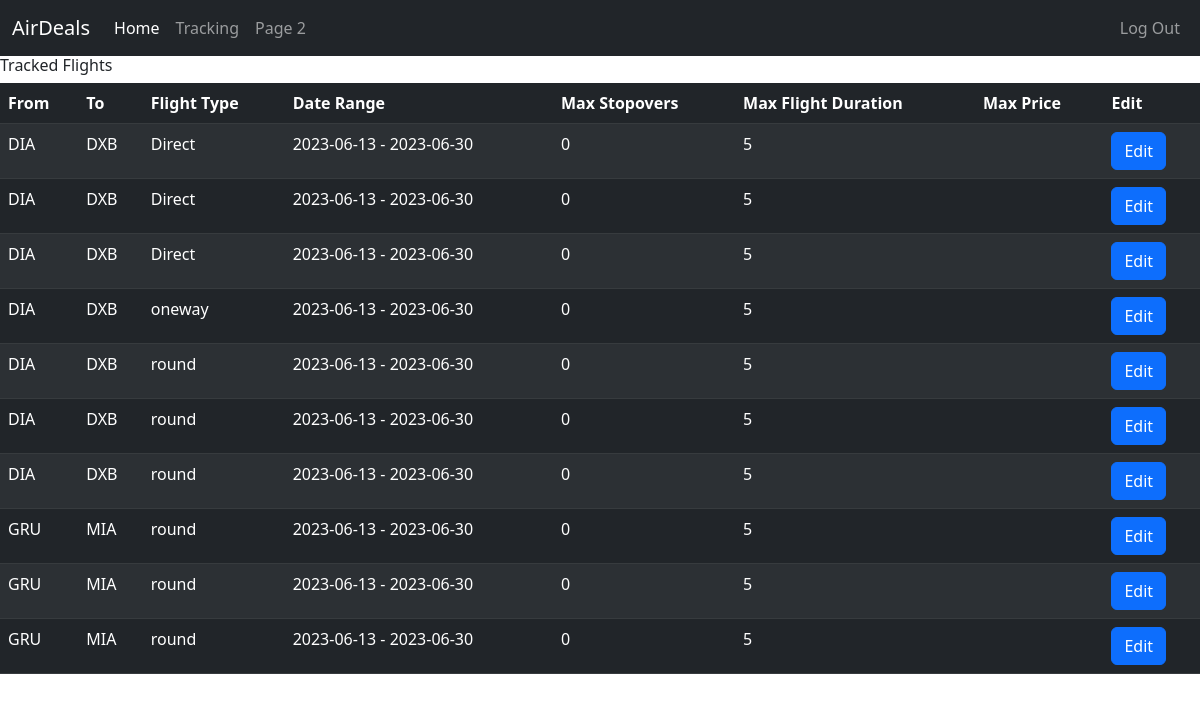
The page /tracking (signed in) on the database its author committed.
### main.py (models this page shows)
class FlightInfo(db.Model):
    __tablename__ = 'flight_info'
    id = db.Column(db.Integer, primary_key=True)
    user_id = db.Column(db.Integer, db.ForeignKey('users.id'))
    fly_from = db.Column(db.String(20), nullable=False)
    fly_to = db.Column(db.String(20), nullable=False)
    date_from = db.Column(db.String(20), nullable=False)
    date_to = db.Column(db.String(20), nullable=False)
    flight_type = db.Column(db.String(20))
    max_stopovers = db.Column(db.Integer)
    max_fly_duration = db.Column(db.Integer)
    nights_in_dst_from = db.Column(db.String(20))
    nights_in_dst_to = db.Column(db.String(20))

### main.py (the view)
@app.route('/tracking')
def tracking():
    tracked_flights = db.session.query(FlightInfo).filter(FlightInfo.user_id == current_user.id).all()
    return render_template('tracking.html', tracked_flights=tracked_flights)

### main.py (called while the page is built)
@login_manager.user_loader
def load_user(user_id):
    return User.query.get(int(user_id))

### templates/tracking.html
{% include "template.html" %}
{% block body %}
<h6>Tracked Flights</h6>
<table class="table table-striped table-dark">
  <thead>
    <tr>
      <th scope="col">From</th>
      <th scope="col">To</th>
      <th scope="col">Flight Type</th>
      <th scope="col">Date Range</th>
      <th scope="col">Max Stopovers</th>
      <th scope="col">Max Flight Duration</th>
      <th scope="col">Max Price</th>
      <th scope="col">Edit</th>
    </tr>
  </thead>
  <tbody>
    {% for flight in tracked_flights %}
      <tr>
        <td>{{ flight.fly_from }}</td>
        <td>{{ flight.fly_to }}</td>
        <td>{{ flight.flight_type }}</td>
        <td>{{ flight.date_from + ' - ' + flight.date_to }}</td>
        <td>{{ flight.max_stopovers }}</td>
        <td>{{ flight.max_fly_duration }}</td>
        <td>{{ flight.price }}</td>
        <td>
          <a href="{{ url_for('edit', flight_id=flight.id) }}" class="btn btn-primary">Edit</a>
        </td>
      </tr>
    {% endfor %}
  </tbody>
</table>
{% endblock %}

### rows shown on the page
FlightInfo: fly_from "DIA", fly_to "DXB", flight_type "Direct", date_from+date_to "2023-06-13 - 2023-06-30", max_stopovers "0", max_fly_duration "5"
FlightInfo: fly_from "DIA", fly_to "DXB", flight_type "Direct", date_from+date_to "2023-06-13 - 2023-06-30", max_stopovers "0", max_fly_duration "5"
FlightInfo: fly_from "DIA", fly_to "DXB", flight_type "Direct", date_from+date_to "2023-06-13 - 2023-06-30", max_stopovers "0", max_fly_duration "5"
FlightInfo: fly_from "DIA", fly_to "DXB", flight_type "oneway", date_from+date_to "2023-06-13 - 2023-06-30", max_stopovers "0", max_fly_duration "5"
FlightInfo: fly_from "DIA", fly_to "DXB", flight_type "round", date_from+date_to "2023-06-13 - 2023-06-30", max_stopovers "0", max_fly_duration "5"
FlightInfo: fly_from "DIA", fly_to "DXB", flight_type "round", date_from+date_to "2023-06-13 - 2023-06-30", max_stopovers "0", max_fly_duration "5"
FlightInfo: fly_from "DIA", fly_to "DXB", flight_type "round", date_from+date_to "2023-06-13 - 2023-06-30", max_stopovers "0", max_fly_duration "5"
FlightInfo: fly_from "GRU", fly_to "MIA", flight_type "round", date_from+date_to "2023-06-13 - 2023-06-30", max_stopovers "0", max_fly_duration "5"
FlightInfo: fly_from "GRU", fly_to "MIA", flight_type "round", date_from+date_to "2023-06-13 - 2023-06-30", max_stopovers "0", max_fly_duration "5"
FlightInfo: fly_from "GRU", fly_to "MIA", flight_type "round", date_from+date_to "2023-06-13 - 2023-06-30", max_stopovers "0", max_fly_duration "5"
